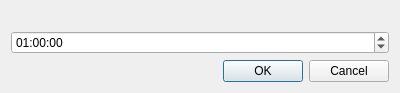
<?xml version="1.0" encoding="UTF-8"?>
<ui version="4.0">
 <class>TimeDialog</class>
 <widget class="QDialog" name="TimeDialog">
  <property name="geometry">
   <rect>
    <x>0</x>
    <y>0</y>
    <width>400</width>
    <height>93</height>
   </rect>
  </property>
  <property name="sizePolicy">
   <sizepolicy hsizetype="Preferred" vsizetype="Minimum">
    <horstretch>0</horstretch>
    <verstretch>0</verstretch>
   </sizepolicy>
  </property>
  <property name="windowTitle">
   <string>Dialog</string>
  </property>
  <layout class="QGridLayout" name="gridLayout">
   <item row="0" column="0">
    <layout class="QVBoxLayout" name="verticalLayout">
     <item>
      <widget class="QLabel" name="label">
       <property name="sizePolicy">
        <sizepolicy hsizetype="Preferred" vsizetype="Fixed">
         <horstretch>0</horstretch>
         <verstretch>0</verstretch>
        </sizepolicy>
       </property>
       <property name="text">
        <string/>
       </property>
      </widget>
     </item>
     <item>
      <widget class="QTimeEdit" name="timeEdit">
       <property name="time">
        <time>
         <hour>1</hour>
         <minute>0</minute>
         <second>0</second>
        </time>
       </property>
      </widget>
     </item>
     <item>
      <widget class="QDialogButtonBox" name="buttonBox">
       <property name="orientation">
        <enum>Qt::Horizontal</enum>
       </property>
       <property name="standardButtons">
        <set>QDialogButtonBox::Cancel|QDialogButtonBox::Ok</set>
       </property>
      </widget>
     </item>
    </layout>
   </item>
  </layout>
 </widget>
 <resources/>
 <connections>
  <connection>
   <sender>buttonBox</sender>
   <signal>accepted()</signal>
   <receiver>TimeDialog</receiver>
   <slot>accept()</slot>
   <hints>
    <hint type="sourcelabel">
     <x>248</x>
     <y>254</y>
    </hint>
    <hint type="destinationlabel">
     <x>157</x>
     <y>274</y>
    </hint>
   </hints>
  </connection>
  <connection>
   <sender>buttonBox</sender>
   <signal>rejected()</signal>
   <receiver>TimeDialog</receiver>
   <slot>reject()</slot>
   <hints>
    <hint type="sourcelabel">
     <x>316</x>
     <y>260</y>
    </hint>
    <hint type="destinationlabel">
     <x>286</x>
     <y>274</y>
    </hint>
   </hints>
  </connection>
 </connections>
</ui>
